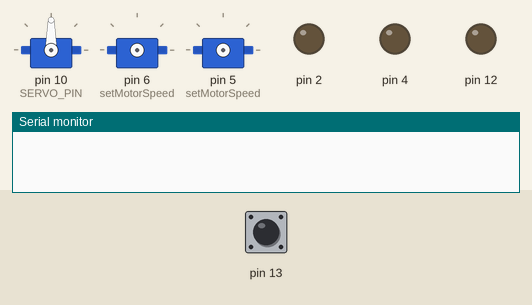
Simulated run of this sketch. Board: Arduino Uno, built with avr-gcc and run on an emulated ATmega328P. Shown: 3 × servo, output pins drawn as LEDs (lit = HIGH), the last lines printed to the serial monitor. Wiring (inferred from the names in the program): 2 × servo: signal pin 5 / signal pin 6. Dashed ring = blinking. The test bench sets the inputs (shaded band); at power-on: pin 13 LOW. Servo pulses on a pin are drawn as a servo (544–2400 µs = 0–180°); pins used as bus, display or sensor lines are not drawn.

Above: at 3.2 s.
3.3 s: pin 13 pulsed HIGH 5 times (0.12 s each, 0.3 s apart)
At 4.69 s:
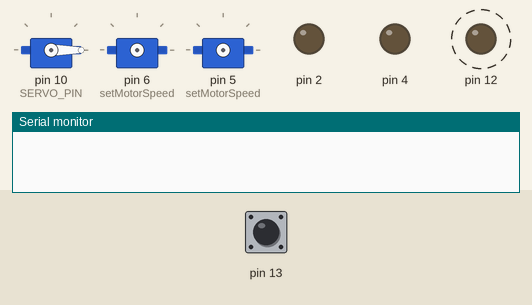
At 6.6 s:
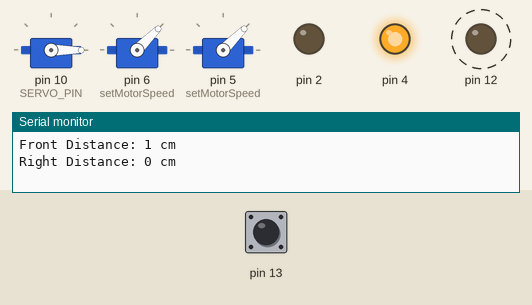
7.1 s: pin 13 pulsed HIGH 2 times (0.12 s each, 0.3 s apart)
At 9.3 s:
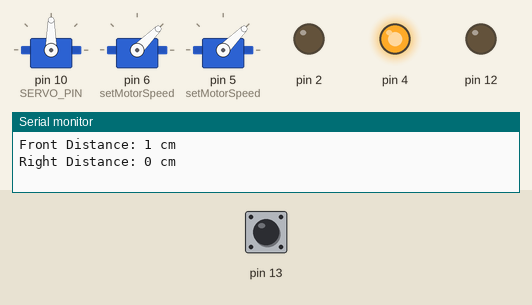
Timing chart, 0 to 10.8 s (numbered marks = the images above; inputs shaded):
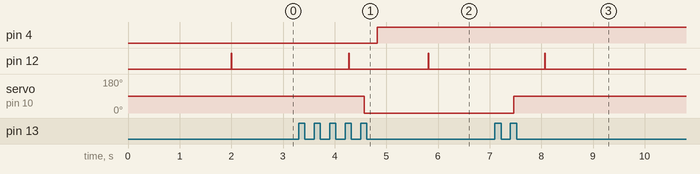

The sketch:

Project_robot.ino
```cpp
// DUSONG, ADELINO JR. J.
// COE185.1 PROJECT: WALLFOLLOWING ROBOT


#include <Servo.h>
#include <avr/io.h>
#include <util/delay.h>

#define SERVO_PIN 10
Servo servo;

volatile int front_distance;
volatile int right_distance;
volatile bool has_move_back;

float checkdistance() {

    PORTB |= (1 << PINB4);
    delay(10);
    PORTB &= ~(1 << PINB4);

    while (!(PINB & (1 << PINB5)));
    TCNT1 = 0;

    while (PINB & (1 << PINB5)) {
    if (TCNT1 > 60000) {
      // Timeout to prevent infinite loop
      return -1.0; // Return -1.0 to indicate timeout
      }
    }

    float distance = (float) TCNT1 / 58.4;

    return (distance / 2);
}

void setMotorSpeed(int leftWheel, int rightWheel) {
  for (int i = 0; i < 256; ++i) {

    if (i < rightWheel) {
      PORTD |= (1 << PORTD6);
      _delay_us(1000);
      PORTD &= ~(1 << PORTD6);
      _delay_us(1000);
    } else {
      PORTD &= ~(1 << PORTD6);
    }

    if (i < leftWheel) {
      PORTD |= (1 << PORTD5);
      _delay_us(1000);
      PORTD &= ~(1 << PORTD5);
      _delay_us(1000);
    } else {
      PORTD &= ~(1 << PORTD5);
    }

  }
}

void moveforward(uint8_t pwm) {
    PORTD |= (1 << PD2);
    PORTD &= ~(1 << PD4);
    setMotorSpeed(pwm, pwm);
}

void movebackward(uint8_t pwm) {
    PORTD &= ~(1 << PD2);
    PORTD |= (1 << PD4);
    setMotorSpeed(pwm, pwm);
}

void rotateleft(uint8_t pwm) {
    PORTD &= ~(1 << PD2) & ~(1 << PD4);
    setMotorSpeed(pwm, pwm);
}

void rotateright(uint8_t pwm) {
    PORTD |= (1 << PD2) | (1 << PD4);
    setMotorSpeed(pwm, pwm);
}

void stop() {
    PORTD &= ~(1 << PD2);
    PORTD |= (1 << PD4);
    setMotorSpeed(0, 0);
}

void setup(){
  Serial.begin(9600);
  sei();

  DDRD |= (1 << DDD2);
  DDRD |= (1 << DDD4);
  DDRD |= (1 << DDD5);
  DDRD |= (1 << DDD6);
  DDRB |= (1 << DDB4);
  DDRB &= ~(1 << DDB5);

  servo.attach(SERVO_PIN);

  front_distance = 0;
  right_distance = 0;

  servo.write(90);
  // servo.write(0);

  _delay_ms(2000);
}

void loop(){

  // SCAN DISTANCE //

  // right_distance = checkdistance();
  // _delay_ms(500);
  // servo.write(90);
  // _delay_ms(500);
  // front_distance = checkdistance();
  // _delay_ms(500);
  // servo.write(0);
  // _delay_ms(500);

  right_distance = checkdistance();
  _delay_ms(250);
  servo.write(90);
  _delay_ms(600);
  front_distance = checkdistance();
  _delay_ms(250);
  servo.write(0);
  _delay_ms(250);

  Serial.print("Front Distance: ");
  Serial.print(front_distance);
  Serial.println(" cm");
  Serial.print("Right Distance: ");
  Serial.print(right_distance);
  Serial.println(" cm");
  Serial.println("");

  // CHECK IF ALREADY CLOSE TO WALL //

  has_move_back = false;
  if (front_distance <= 4) {
    movebackward(210);
    stop();
    if (right_distance > 40) {
      rotateleft(135);
      _delay_ms(100);
      stop();
    }
    has_move_back = true;
  } else if (front_distance > 4 && front_distance <= 8) {
    movebackward(140);
    stop();
    if (right_distance > 40) {
      rotateleft(135);
      _delay_ms(100);
      stop();
    }
    has_move_back = true;
  }

  // PRIMARY MOVEMENT //

  if (has_move_back == false) {
    if (right_distance > 60 ) { // no wall on right
      moveforward(160);
      rotateright(115);
      _delay_ms(100);
      rotateleft(10);
      moveforward(30);
      moveforward(200);
      _delay_ms(200);
      moveforward(200);
      _delay_ms(200);
    }
    else if (right_distance > 45 && right_distance <= 60) { // far from wall, get closer
      rotateright(120);
      _delay_ms(100);
      moveforward(145);
      _delay_ms(100);
      rotateleft(115);
    } else if (right_distance <= 10) {
      movebackward(35);
      rotateright(20);
      movebackward(35);
      rotateright(20);
      movebackward(35);
      rotateleft(120);
    } else if (right_distance > 10 && right_distance <= 45 ) { // maintaining distance

      if (front_distance > 20) {
        moveforward(150);
        _delay_ms(100);
      } else if (front_distance <= 20 && front_distance > 8) {
        rotateleft(120);
        _delay_ms(100);
      } else if (front_distance <= 8) {
        movebackward(100);
        _delay_ms(100);
        rotateleft(160);
        _delay_ms(100);
      }

    }
  }

  _delay_ms(150);
  // END MOVEMENT AND REPEAT AGAIN //

}
```

Measured:
- after the input at 3.3 s, pin 4: LOW → HIGH after 1.5 s; pin 12: alternates HIGH for 0.01 s and LOW for 1.5 s, starting after 0.97 s; servo on pin 10 (SERVO_PIN): 90° → 0° after 1.3 s
- after the input at 7.1 s, pin 12: LOW → HIGH after 0.97 s, → LOW 0.01 s later; servo on pin 10 (SERVO_PIN): 0° → 90° after 0.37 s
